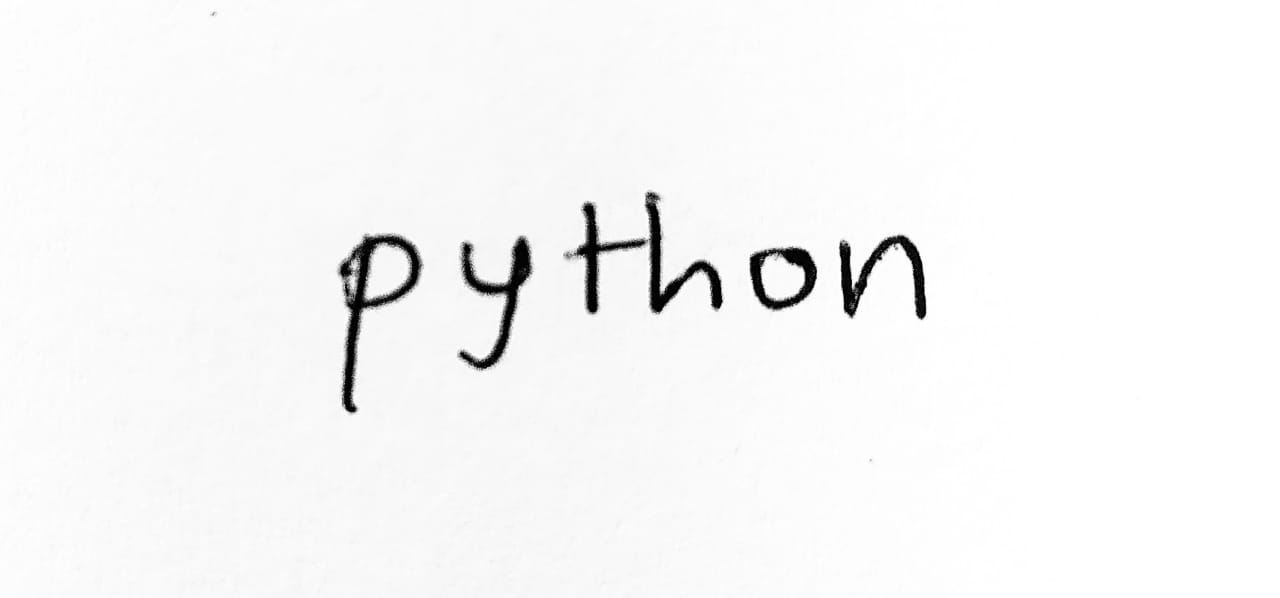
#> input picture images/pynb/text_01.jpeg, 1280 x 598 px; the run also reads 2 pictures not shown here
$ jupyter execute --allow-errors OHTR.ipynb
#> lines starting #> are read from the running program, lines starting #| are printed output that depends on the picture; after the words box and inside, x2 and y2 are one past the last pixel; in counts of white or black regions, pixels touching at a corner belong together
[cell 1]
import cv2
from pickle import load
from keras.models import load_model
import matplotlib.pyplot as plt
import imutils
import numpy as np

#> (a cell that did not finish here is left out)

#> (a cell that did not finish here is left out)

[cell 4]
def sort_contours(cnts, method="left-to-right"):
    reverse = False
    i = 0
    if method == "right-to-left" or method == "bottom-to-top":
        reverse = True
    if method == "top-to-bottom" or method == "bottom-to-top":
        i = 1
    boundingBoxes = [cv2.boundingRect(c) for c in cnts]
    (cnts, boundingBoxes) = zip(*sorted(zip(cnts, boundingBoxes),
                                        key=lambda b: b[1][i], reverse=reverse))
    # return the list of sorted contours and bounding boxes
    return (cnts, boundingBoxes)

[cell 5]
def get_letters(img):
    letters = []
    image = cv2.imread(img)
    gray = cv2.cvtColor(image, cv2.COLOR_BGR2GRAY)
    ret, thresh1 = cv2.threshold(gray, 127, 255, cv2.THRESH_BINARY_INV)
    dilated = cv2.dilate(thresh1, None, iterations=2)

    cnts = cv2.findContours(
        dilated.copy(), cv2.RETR_EXTERNAL, cv2.CHAIN_APPROX_SIMPLE)
    cnts = imutils.grab_contours(cnts)
    cnts = sort_contours(cnts, method="left-to-right")[0]
    # loop over the contours
    for c in cnts:
        if cv2.contourArea(c) > 10:
            (x, y, w, h) = cv2.boundingRect(c)
            cv2.rectangle(image, (x, y), (x + w, y + h), (0, 255, 0), 2)
        roi = gray[y:y + h, x:x + w]
        thresh = cv2.threshold(
            roi, 0, 255, cv2.THRESH_BINARY_INV | cv2.THRESH_OTSU)[1]
        thresh = cv2.resize(thresh, (32, 32), interpolation=cv2.INTER_CUBIC)
        thresh = thresh.astype("float32") / 255.0
        thresh = np.expand_dims(thresh, axis=-1)
        thresh = thresh.reshape(1, 32, 32, 1)
        ypred = teat_model.predict(thresh)
        ypred = LB.inverse_transform(ypred)
        [x] = ypred
        letters.append(x)
    return letters, image

#plt.imshow(image)

[cell 6]
def get_word(letter):
    word = "".join(letter)
    return word

#> (a cell that did not finish here is left out)

#> in get_letters, image is the input picture: shape (598, 1280, 3); min 0, max 255, mean 246.8
#> in get_letters, `ret, thresh1 = cv2.threshold(gray, 127, 255, cv2.THRESH_BINARY_INV)`: thresh1: shape (598, 1280); 1.8% white; 14 white regions (8 under 20 px), largest, box (x1, y1, x2, y2) and area: (339, 236, 422, 413) 3322, (460, 237, 532, 370) 2527, (839, 235, 926, 320) 2277, (646, 192, 723, 313) 2213, (750, 247, 817, 310) 1753, (574, 203, 646, 314) 1591
#> in get_letters, `dilated = cv2.dilate(thresh1, None, iterations=2)`: dilated: shape (598, 1280); 2.7% white; 5 white regions
#> in get_letters, `cnts = cv2.findContours( dilated.copy(), cv2.RETR_EXTERNAL, cv2.CHAIN_..`: cnts = 5 contours; box (x1, y1, x2, y2) and area: (337, 234, 424, 415) 6442, (564, 190, 725, 316) 5480, (748, 245, 819, 312) 3752, (458, 235, 534, 372) 3580, (837, 233, 928, 322) 3280
#> in sort_contours, `boundingBoxes = [cv2.boundingRect(c) for c in cnts]`: boundingBoxes = [(748, 245, 71, 67), (458, 235, 76, 137), (337, 234, 87, 181), (837, 233, 91, 89), (564, 190, 161, 126)]
#> in sort_contours, `(cnts, boundingBoxes) = zip(*sorted(zip(cnts, boundingBoxes), key=lamb..`: boundingBoxes = ((337, 234, 87, 181), (458, 235, 76, 137), (564, 190, 161, 126), (748, 245, 71, 67), (837, 233, 91, 89))
#> the loop in get_letters, `for c in cnts:` made 1 pass
#> after the loop in get_letters, `for c in cnts:`: image: shape (598, 1280, 3); 0.21% of pixels changed, all inside (x1, y1, x2, y2) = (336, 233, 426, 417)
#> after the loop in get_letters, `for c in cnts:`: letters = []
word = get_word(letter)
print(word)
plt.imshow(image)

#> (a cell that did not finish here is left out)

#> in get_letters (call 2), `ret, thresh1 = cv2.threshold(gray, 127, 255, cv2.THRESH_BINARY_INV)`: thresh1: shape (464, 1280); 1.5% white; 29 white regions (4 under 20 px), largest, box (x1, y1, x2, y2) and area: (416, 213, 483, 277) 781, (78, 220, 137, 290) 727, (1086, 238, 1117, 301) 628
#> in get_letters (call 2), `dilated = cv2.dilate(thresh1, None, iterations=2)`: dilated: shape (464, 1280); 3.3% white; 24 white regions
#> in get_letters (call 2), `cnts = cv2.findContours( dilated.copy(), cv2.RETR_EXTERNAL, cv2.CHAIN_..`: cnts = 24 contours, 2 with area under 20; largest, box (x1, y1, x2, y2) and area: (409, 211, 485, 279) 1760, (76, 218, 139, 292) 1562, (1084, 236, 1119, 303) 1312, (817, 213, 876, 273) 1264, (638, 203, 675, 271) 1170
#> in sort_contours (call 2), `(cnts, boundingBoxes) = zip(*sorted(zip(cnts, boundingBoxes), key=lamb..`: boundingBoxes = 24 items, first 6: (76, 218, 63, 74), (141, 244, 35, 42), (224, 212, 38, 66), (269, 243, 31, 35), (307, 241, 32, 36), (342, 239, 34, 41)
#> the loop in get_letters, `for c in cnts:` made 1 pass
#> after the loop in get_letters, `for c in cnts:`: image: shape (464, 1280, 3); mean B, G, R 247.8, 248.1, 247.8
word = get_word(letter)
print(word)
plt.imshow(image)

#> (a cell that did not finish here is left out)

#> in get_letters (call 3), `ret, thresh1 = cv2.threshold(gray, 127, 255, cv2.THRESH_BINARY_INV)`: thresh1: shape (410, 1280); 1.8% white; 8 white regions (1 under 20 px), largest, box (x1, y1, x2, y2) and area: (665, 116, 793, 272) 3282, (300, 162, 399, 232) 1489, (833, 137, 900, 234) 1471
#> in get_letters (call 3), `dilated = cv2.dilate(thresh1, None, iterations=2)`: dilated: shape (410, 1280); 3.3% white; 6 white regions
#> in get_letters (call 3), `cnts = cv2.findContours( dilated.copy(), cv2.RETR_EXTERNAL, cv2.CHAIN_..`: cnts = 6 contours; box (x1, y1, x2, y2) and area: (663, 114, 795, 274) 7274, (298, 160, 401, 234) 3822, (831, 135, 902, 236) 3559, (564, 118, 649, 222) 3002, (411, 107, 468, 214) 2474, (494, 146, 544, 209) 1123
#> in sort_contours (call 3), `(cnts, boundingBoxes) = zip(*sorted(zip(cnts, boundingBoxes), key=lamb..`: boundingBoxes = ((298, 160, 103, 74), (411, 107, 57, 107), (494, 146, 50, 63), (564, 118, 85, 104), (663, 114, 132, 160), (831, 135, 71, 101))
#> the loop in get_letters, `for c in cnts:` made 1 pass
#> after the loop in get_letters, `for c in cnts:`: image: shape (410, 1280, 3); mean B, G, R 248.2, 248.7, 248.2
word = get_word(letter)
print(word)
plt.imshow(image)

#> (a cell that did not finish here is left out)

#> call 4 of get_letters, with img = '../images/pynb/text_04.jpeg'
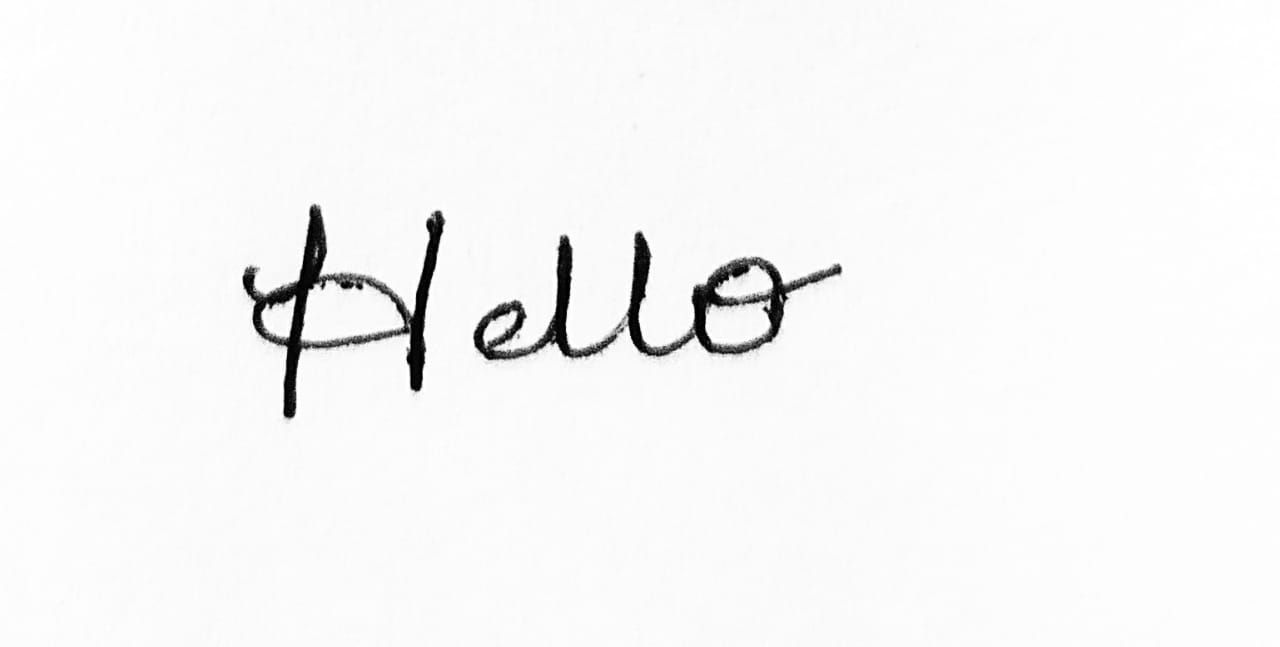
#> input picture images/pynb/text_04.jpeg, 1280 x 647 px
#> in get_letters, image is the input picture: shape (647, 1280, 3); min 0, max 255, mean 246.5
#> in get_letters (call 4), `ret, thresh1 = cv2.threshold(gray, 127, 255, cv2.THRESH_BINARY_INV)`: thresh1: shape (647, 1280); 2.1% white; 10 white regions (7 under 20 px), largest, box (x1, y1, x2, y2) and area: (243, 205, 444, 418) 7991, (627, 232, 841, 357) 5693, (474, 236, 617, 360) 3502
#> in get_letters (call 4), `dilated = cv2.dilate(thresh1, None, iterations=2)`: dilated: shape (647, 1280); 3.1% white; 2 white regions
#> in get_letters (call 4), `cnts = cv2.findContours( dilated.copy(), cv2.RETR_EXTERNAL, cv2.CHAIN_..`: cnts = 2 contours; box (x1, y1, x2, y2) and area: (472, 230, 843, 362) 16582, (241, 203, 446, 420) 15894
#> in sort_contours (call 4), `(cnts, boundingBoxes) = zip(*sorted(zip(cnts, boundingBoxes), key=lamb..`: boundingBoxes = ((241, 203, 205, 217), (472, 230, 371, 132))
#> the loop in get_letters, `for c in cnts:` made 1 pass
#> after the loop in get_letters, `for c in cnts:`: image: shape (647, 1280, 3); 0.31% of pixels changed, all inside (x1, y1, x2, y2) = (240, 202, 448, 422)
word = get_word(letter)
print(word)
plt.imshow(image)

#> (a cell that did not finish here is left out)

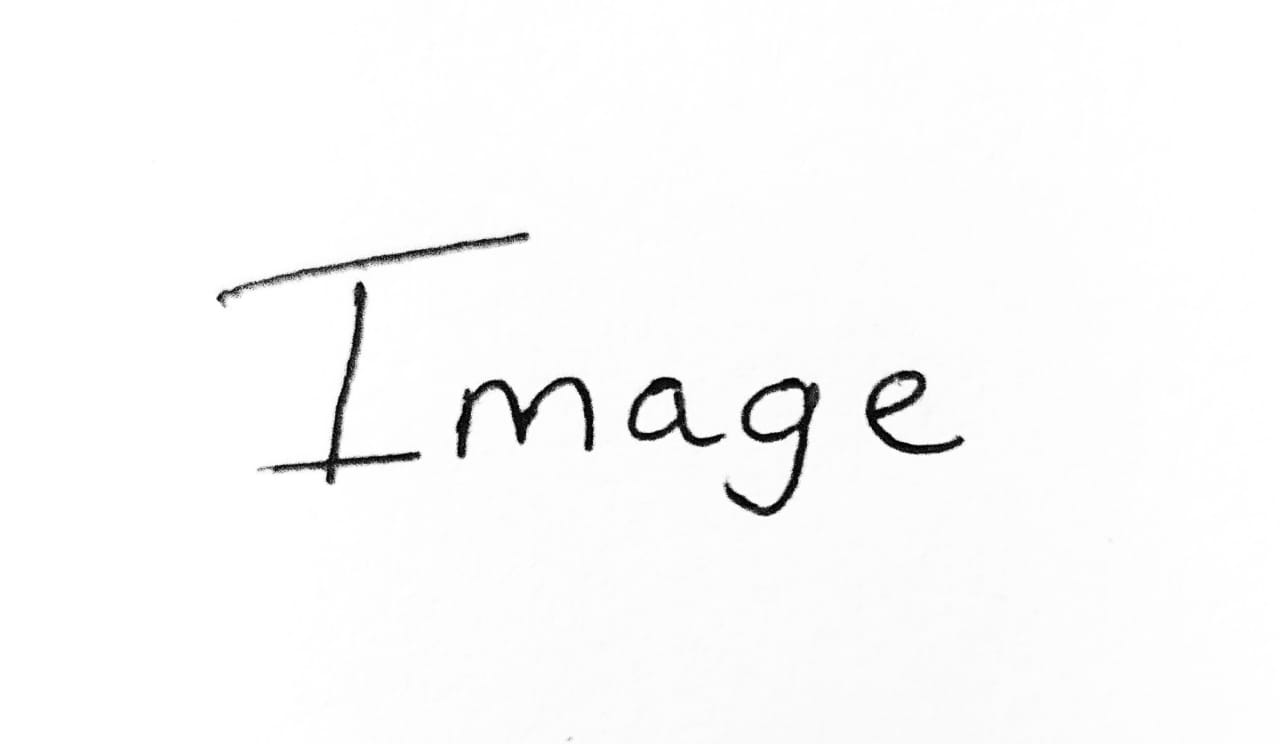
#> input picture images/pynb/text_05.jpeg, 1280 x 744 px
#> in get_letters, image is the input picture: shape (744, 1280, 3); min 0, max 255, mean 250.1
#> in get_letters (call 5), `ret, thresh1 = cv2.threshold(gray, 127, 255, cv2.THRESH_BINARY_INV)`: thresh1: shape (744, 1280); 1.4% white; 13 white regions (7 under 20 px), largest, box (x1, y1, x2, y2) and area: (724, 378, 819, 516) 2900, (456, 377, 594, 458) 2668, (267, 282, 421, 484) 2515, (866, 371, 964, 454) 2100, (628, 377, 725, 447) 1798, (217, 233, 529, 304) 1627
#> in get_letters (call 5), `dilated = cv2.dilate(thresh1, None, iterations=2)`:
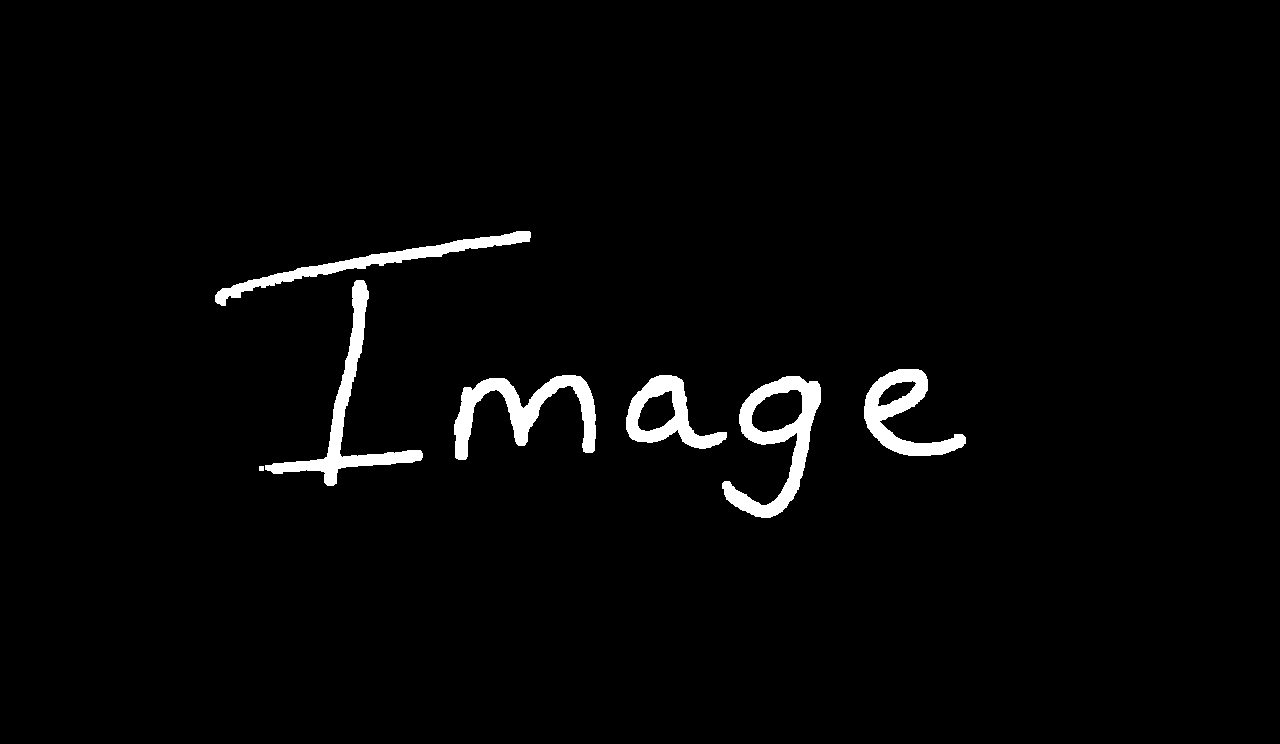
#> dilated: shape (744, 1280); 2.4% white; 7 white regions
#> in get_letters (call 5), `cnts = cv2.findContours( dilated.copy(), cv2.RETR_EXTERNAL, cv2.CHAIN_..`: cnts = 7 contours, 1 with area under 20; largest, box (x1, y1, x2, y2) and area: (722, 376, 821, 518) 5916, (454, 375, 596, 460) 3947, (265, 280, 423, 486) 3876, (626, 375, 727, 449) 3746, (864, 369, 966, 456) 3644, (215, 231, 531, 306) 3052
#> in sort_contours (call 5), `(cnts, boundingBoxes) = zip(*sorted(zip(cnts, boundingBoxes), key=lamb..`: boundingBoxes = ((215, 231, 316, 75), (259, 466, 5, 5), (265, 280, 158, 206), (454, 375, 142, 85), (626, 375, 101, 74), (722, 376, 99, 142), (864, 369, 102, 87))
#> the loop in get_letters, `for c in cnts:` made 1 pass
#> after the loop in get_letters, `for c in cnts:`: image: shape (744, 1280, 3); 0.25% of pixels changed, all inside (x1, y1, x2, y2) = (214, 230, 533, 308)
word = get_word(letter)
print(word)
plt.imshow(image)

#> (a cell that did not finish here is left out)

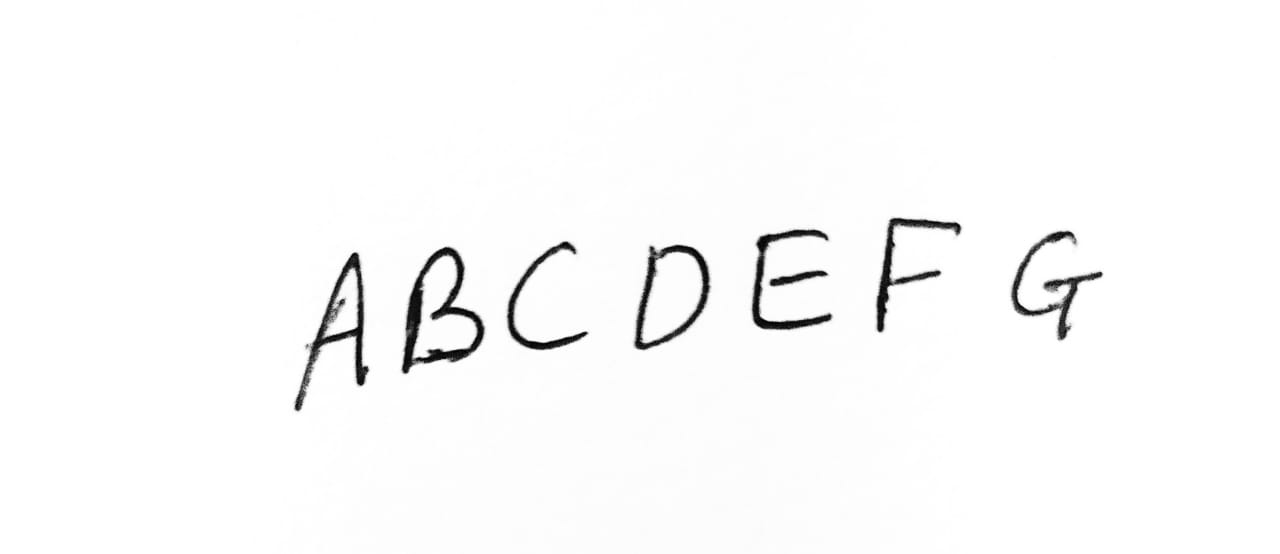
#> input picture images/pynb/text_06.jpeg, 1280 x 554 px
#> in get_letters, image is the input picture: shape (554, 1280, 3); min 0, max 255, mean 250
#> in get_letters (call 6), `ret, thresh1 = cv2.threshold(gray, 127, 255, cv2.THRESH_BINARY_INV)`:
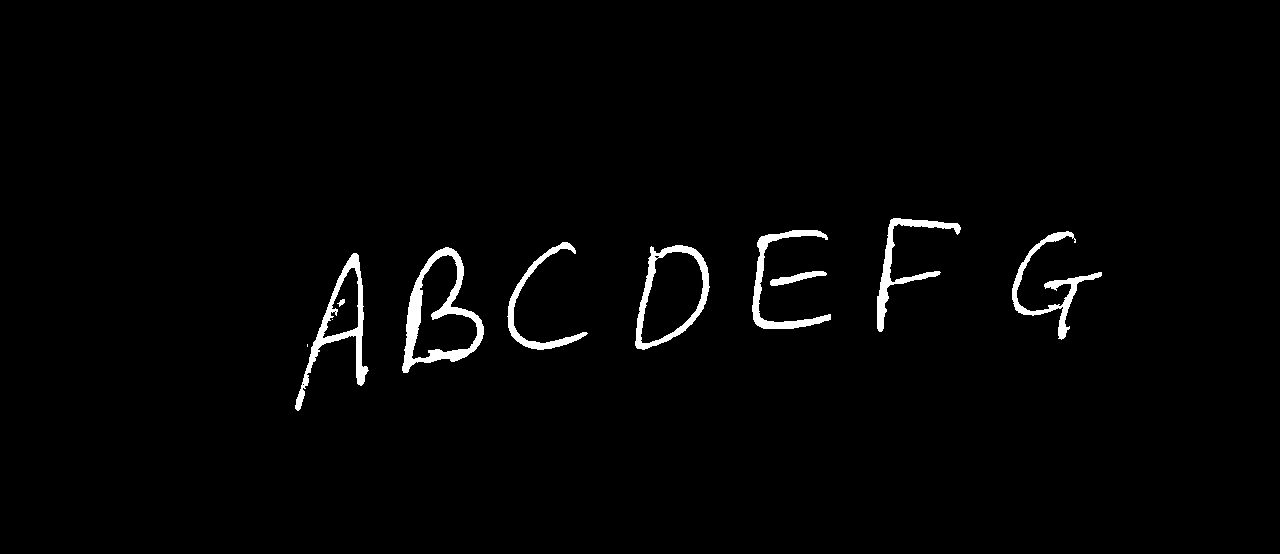
#> thresh1: shape (554, 1280); 1.8% white; 11 white regions (2 under 20 px)
#> in get_letters (call 6), `cnts = cv2.findContours( dilated.copy(), cv2.RETR_EXTERNAL, cv2.CHAIN_..`: cnts = 8 contours; box (x1, y1, x2, y2) and area: (400, 245, 486, 375) 7019, (633, 243, 712, 352) 6165, (293, 251, 371, 413) 4350, (1010, 229, 1104, 342) 2750, (875, 216, 963, 334) 2456, (750, 228, 833, 331) 2370, (505, 240, 590, 352) 2124, (768, 269, 829, 288) 593
#> in sort_contours (call 6), `(cnts, boundingBoxes) = zip(*sorted(zip(cnts, boundingBoxes), key=lamb..`: boundingBoxes = ((293, 251, 78, 162), (400, 245, 86, 130), (505, 240, 85, 112), (633, 243, 79, 109), (750, 228, 83, 103), (768, 269, 61, 19), (875, 216, 88, 118), (1010, 229, 94, 113))
#> the loop in get_letters, `for c in cnts:` made 1 pass
